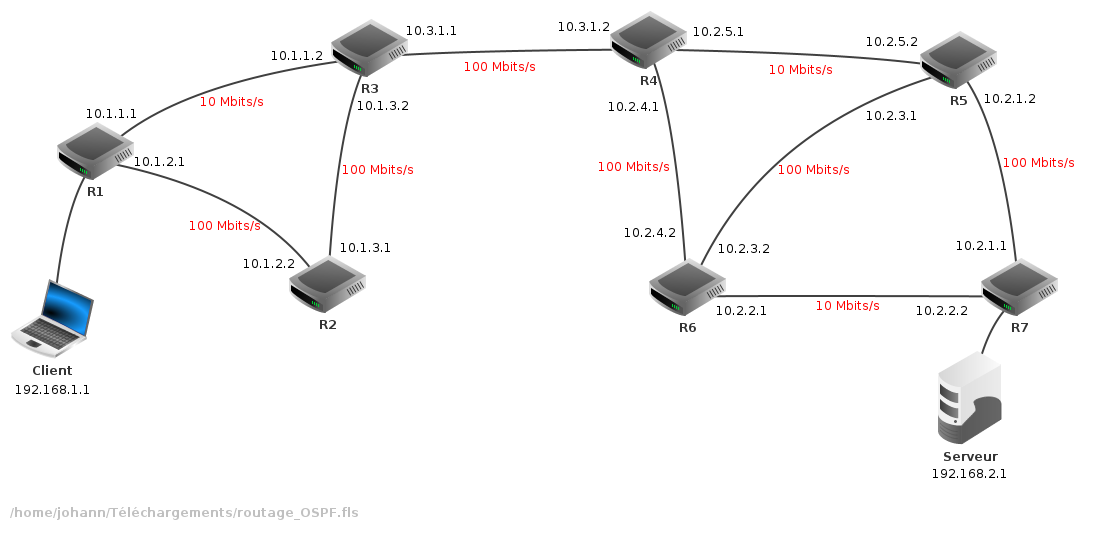
#> input picture Terminale/Fichiers/routage_OSPF.png, 1100 x 540 px
$ python coller.py routage_OSPF.png routage_OSPF.png routage_OSPF.png routage_OSPF.png out.png
#> lines starting #> are read from the running program, lines starting #| are printed output that depends on the picture
# ------------------------------
#  Coller quatre images (de Mandelbrot)
# ------------------------------------------------------------

from PIL import Image
import sys

if __name__=="__main__":
    if len(sys.argv) != 6:
        print("usage: coller.py image1.png image2.png image3.png image4.png collage.png")
        sys.exit(1)

    i1 = Image.open(sys.argv[1])
#> i1 is the input picture: PIL image 1100x540 RGBA; mean R, G, B, A 8.7, 7.9, 8, 16.3
    i2 = Image.open(sys.argv[2])
    i3 = Image.open(sys.argv[3])
    i4 = Image.open(sys.argv[4])

    w = i1.size[0]
#> w = 1100
    h = i1.size[1]
#> h = 540
    w += max(i2.size[0], i3.size[0], i4.size[0])
#> w = 2200
    h += max(i2.size[1], i3.size[1], i4.size[1])
#> h = 1080

    res = Image.new('RGB', (w, h))
#> res: PIL image 2200x1080 RGB; every value is 0

    res.paste(i1, (0, 0))
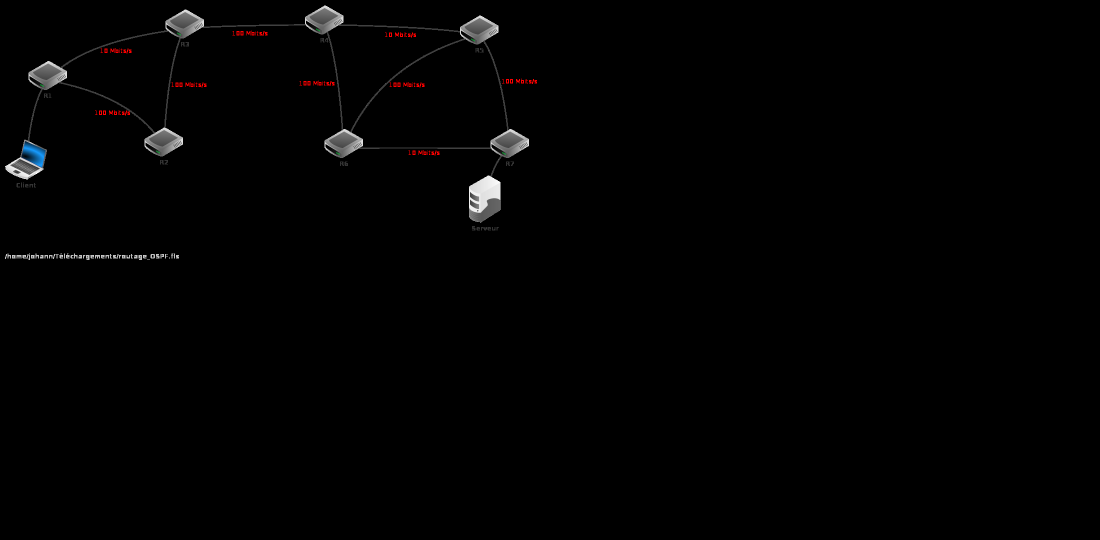
#> res: PIL image 2200x1080 RGB (shown at 1/2 size); mean R, G, B 2.2, 2, 2
    res.paste(i2, (i1.size[0], 0))
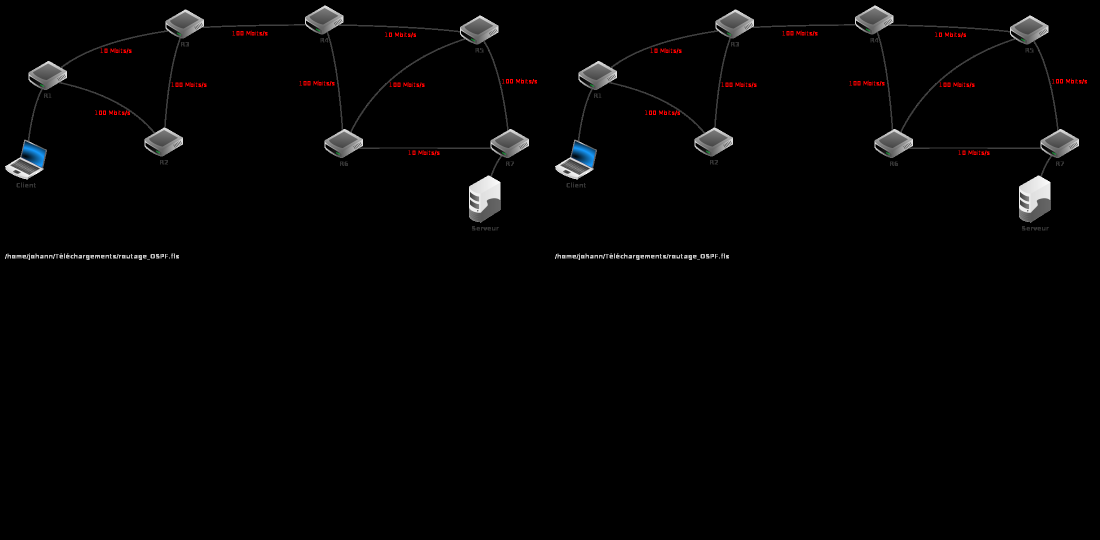
#> res: PIL image 2200x1080 RGB (shown at 1/2 size); mean R, G, B 4.4, 3.9, 4
    res.paste(i3, (0, i1.size[1]))
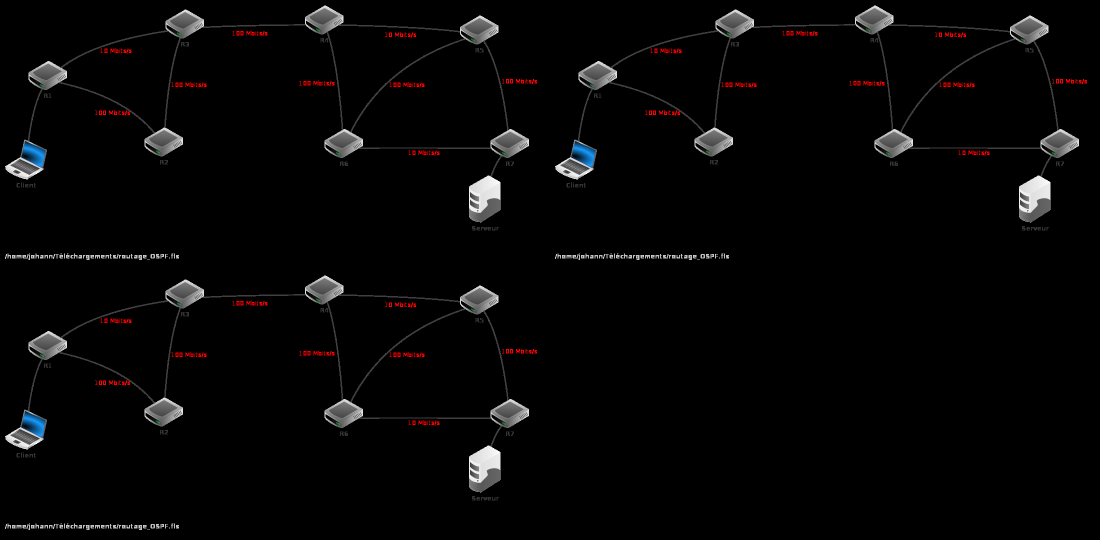
#> res: PIL image 2200x1080 RGB (shown at 1/2 size); mean R, G, B 6.5, 5.9, 6
    res.paste(i4, (i1.size[0], i1.size[1]))
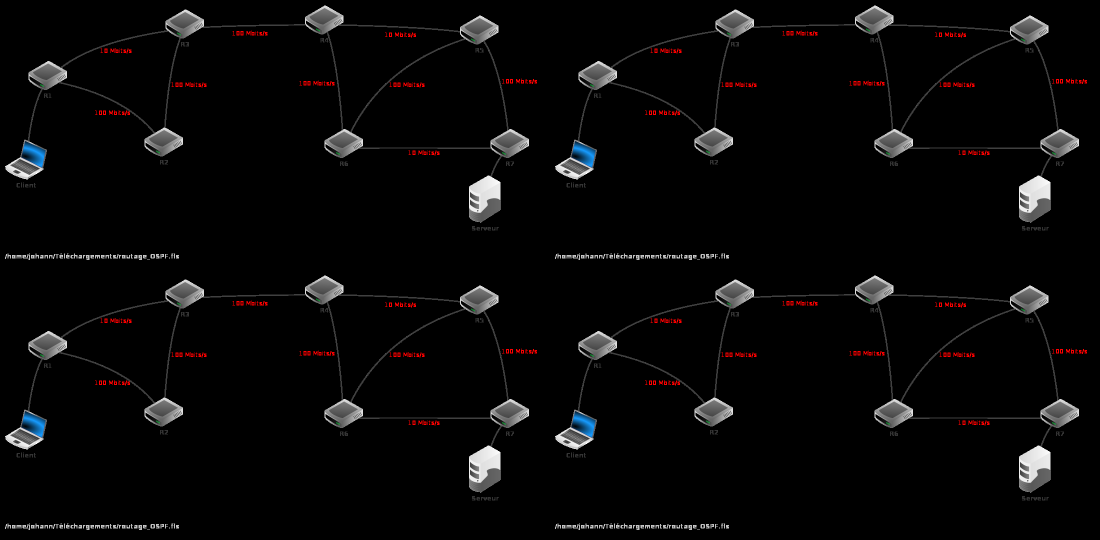
#> res: PIL image 2200x1080 RGB (shown at 1/2 size); mean R, G, B 8.7, 7.9, 8
    res.save(sys.argv[5])

$ run again, on Terminale/Images/ABR-11.png
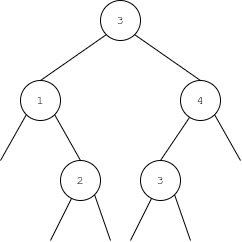
#> input picture Terminale/Images/ABR-11.png, 242 x 242 px
#> i1 is the input picture: PIL image 242x242 RGBA; mean R, G, B, A 249.7, 249.7, 249.7, 255
#> `res.paste(i3, (0, i1.size[1]))`:
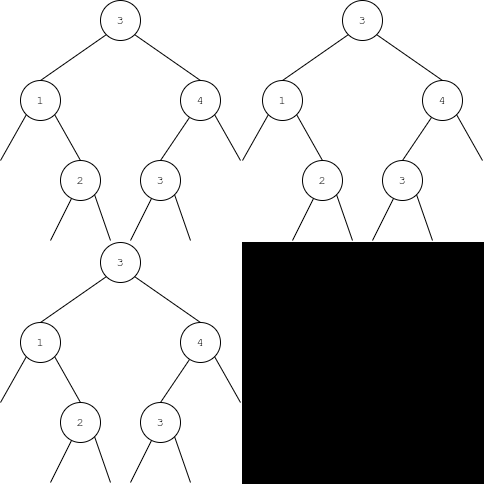
#> res: PIL image 484x484 RGB; min 0, max 255, mean 187.2
#> `res.paste(i4, (i1.size[0], i1.size[1]))`:
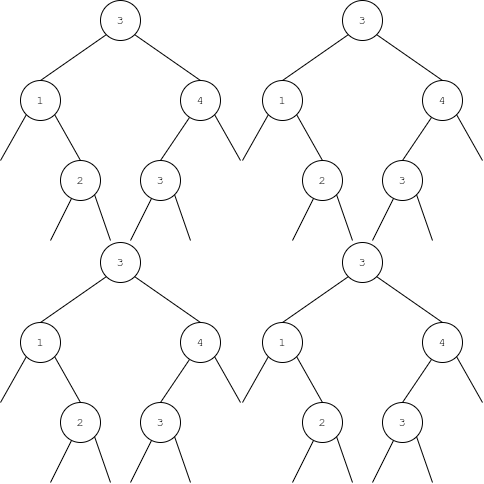
#> res: PIL image 484x484 RGB; min 0, max 255, mean 249.7
